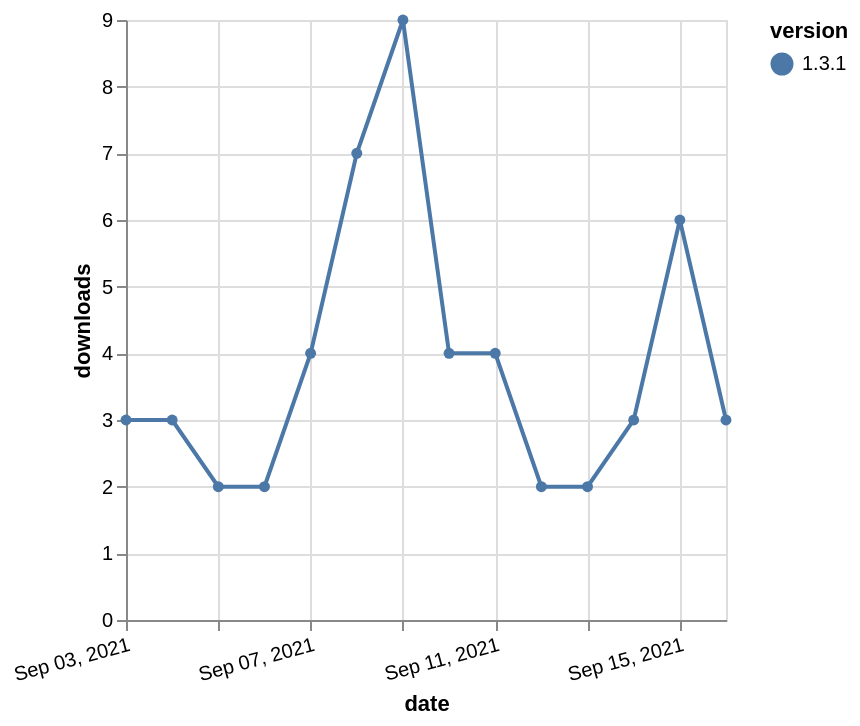

Specify this chart in Vega-Lite:
### Vega-Lite specification from a JSON file in a GitHub repository (floating-point values rounded to 4 significant figures)
{"$schema": "https://vega.github.io/schema/vega-lite/v5.json", "description": "A simple bar chart with embedded data.", "data": {"values": [{"date": "2021-09-03", "total": 5953, "delta": 3, "version": "1.3.1"}, {"date": "2021-09-04", "total": 5956, "delta": 3, "version": "1.3.1"}, {"date": "2021-09-05", "total": 5958, "delta": 2, "version": "1.3.1"}, {"date": "2021-09-06", "total": 5960, "delta": 2, "version": "1.3.1"}, {"date": "2021-09-07", "total": 5964, "delta": 4, "version": "1.3.1"}, {"date": "2021-09-08", "total": 5971, "delta": 7, "version": "1.3.1"}, {"date": "2021-09-09", "total": 5980, "delta": 9, "version": "1.3.1"}, {"date": "2021-09-10", "total": 5984, "delta": 4, "version": "1.3.1"}, {"date": "2021-09-11", "total": 5988, "delta": 4, "version": "1.3.1"}, {"date": "2021-09-12", "total": 5990, "delta": 2, "version": "1.3.1"}, {"date": "2021-09-13", "total": 5992, "delta": 2, "version": "1.3.1"}, {"date": "2021-09-14", "total": 5995, "delta": 3, "version": "1.3.1"}, {"date": "2021-09-15", "total": 6001, "delta": 6, "version": "1.3.1"}, {"date": "2021-09-16", "total": 6004, "delta": 3, "version": "1.3.1"}]}, "width": "container", "mark": {"type": "line", "point": {"filled": true}}, "encoding": {"x": {"field": "date", "type": "temporal", "timeUnit": "yearmonthdate", "title": "date", "axis": {"labelAngle": -15}}, "y": {"field": "delta", "type": "quantitative", "title": "downloads"}, "color": {"field": "version", "type": "nominal"}, "tooltip": {"field": "delta"}}}
